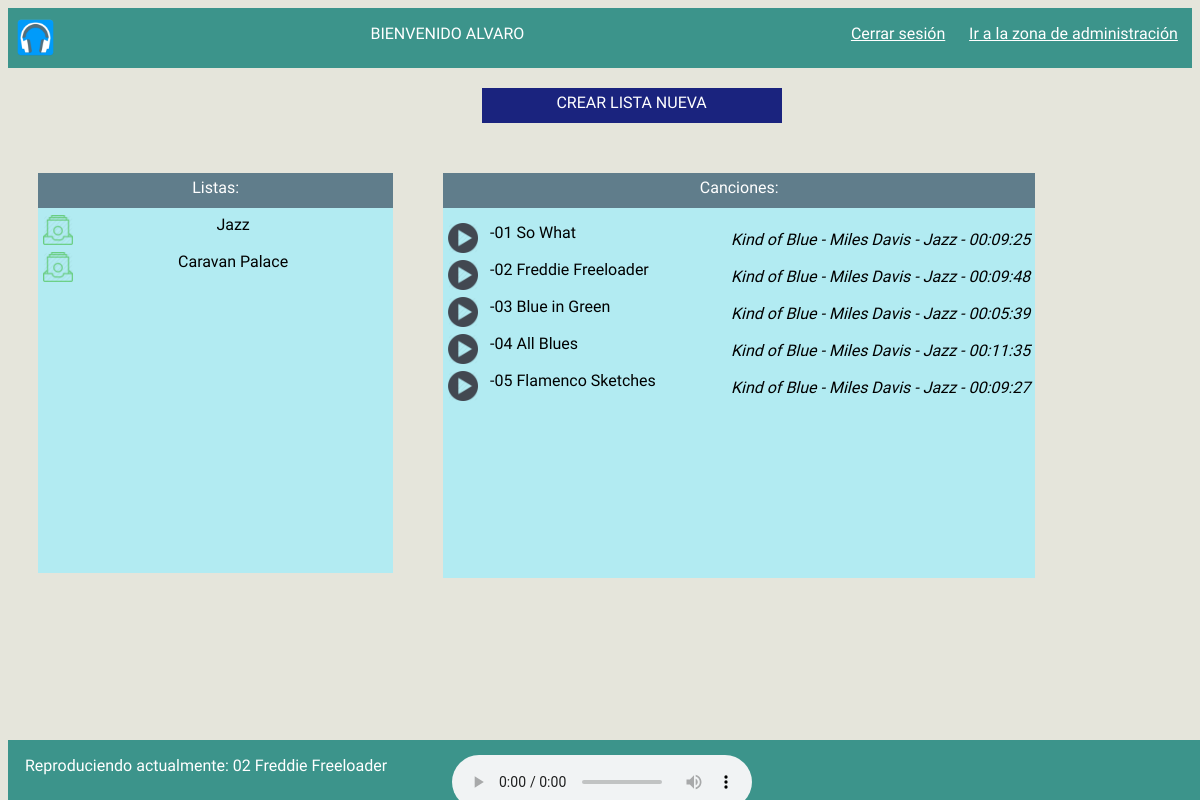
Page /area_usuario/usuario.php?id=3&cancion=02+Freddie+Freeloader.mp3 (signed in) on the committed database.
### tables this page shows
CREATE TABLE IF NOT EXISTS `lista` (
`id_lista` int(11) NOT NULL,
  `nombre_usuariofk` varchar(20) NOT NULL,
  `nombre_lista` varchar(50) NOT NULL,
  `fecha_crea` date NOT NULL
);

CREATE TABLE IF NOT EXISTS `cancion` (
`id_cancion` int(11) NOT NULL,
  `nombre_cancion` varchar(50) NOT NULL,
  `album` varchar(50) DEFAULT NULL,
  `anio_salida` year(4) DEFAULT NULL,
  `autor` varchar(50) DEFAULT NULL,
  `genero` varchar(50) DEFAULT NULL,
  `duracion` time NOT NULL
);

### area_usuario/usuario.php (the view, shortened to what this page needs)
<?php
  include("../configuracion_bd.php");
?>
<!DOCTYPE html>
<html lang="en">
  <head>
    <link rel="stylesheet" type="text/css" href="../estilos/general.css">
  </head>
  <body onLoad="setup();">
      <div class="cabecera">
        <div id="cabecera1"><img src="../img/headphones.png"><p><?php echo "BIENVENIDO ".strtoupper($_SESSION["usuario"]);
           ?></p></div>
          <div id="cabecera2"><p><a href="cierre.php">Cerrar sesión</a><?php if($_SESSION['nivel']==0) {
               echo "&nbsp &nbsp &nbsp <a href='administracion.php'>Ir a la zona de administración</a>";
           } ?></p></div>
      </div>
      <div class="nuevalista"><a href="crear.php">CREAR LISTA NUEVA</a></div>
      <div class="listas">
          <div class="liscab">Listas:</div>
          <div class="liscont">
             <ul class="listausu">
               <?php
             $connection = new mysqli($db_host, $db_user, $db_password, $db_name);
$connection->set_charset("utf8");
        if ($result = $connection->query("SELECT * FROM lista join usuario on lista.nombre_usuariofk=usuario.nombre_usuario
            WHERE nombre_usuario='".$_SESSION['usuario']."';")) {
              if ($result->num_rows===0) {
                echo "<p>No tiene lista</p>";
              } else {
                 while($obj = $result->fetch_object()) {
                     echo "<li><a href='editar.php?id=$obj->id_lista'><img src='../img/lista.png'></a><a href='usuario.php?id=$obj->id_lista'> ".$obj->nombre_lista." <span class='fechacr'></span> </a></li>";
                 }
              }
          } else {
            echo "Consulta equivocada";
          }
?>
              </ul>
        </div>
      </div>
      <div class="canciones">
          <div class="cancab">Canciones:</div>
          <div class="cancont"><?php
if (isset($_GET["id"])) {
        if ($result2 = $connection->query("SELECT * FROM lista , usuario, forma, cancion WHERE lista.nombre_usuariofk=usuario.nombre_usuario AND lista.id_lista=forma.id_listafk AND cancion.id_cancion=forma.id_cancionfk2 AND nombre_usuario='".$_SESSION['usuario']."' AND id_lista='".$_GET['id']."' ORDER BY num_cancion asc;")) {
              if ($result2->num_rows===0) {
                echo "<p>&nbsp &nbsp &nbsp &nbsp &nbsp Lista vacía</p>";
              } else {
                 while($obj2 = $result2->fetch_object()) {
                     $cancion=array('id'=>$_GET['id'],'cancion'=>$obj2->nombre_cancion);
                     $url=http_build_query($cancion);
                     $url_final="usuario.php?".$url;
                    echo "<li><a href='$url_final'><img src='../img/play.png'></a>&nbsp&nbsp&nbsp-".substr($obj2->nombre_cancion, 0, -4)."<p class='caninfo'>".$obj2->album." - ".$obj2->autor." - ".$obj2->genero." - ".$obj2->duracion."</p></li>";
                 }
              }
          } else {
            echo "Consulta equivocada";
          }
}
else {
            echo "<p class='formcont'>  Primero elige tu lista de reproducción</p>";
}
              ?>
        </div>
      </div>
      <div class="pie"><?php
if (isset($_GET["cancion"])) {
echo "<div class='actual'><p>Reproduciendo actualmente: ".substr($_GET['cancion'], 0, -4)."</p></div><div class='rep'><audio id='audio' src='../../aver/".$_GET['cancion']."' controls='controls' autoplay><p>Este navegador es compatible con nuestro reproductor de música, rogamos lo intente de nuevo en otro navegador</p></audio></div><div class='siguiente'><p></p></div>";
              } else {
    echo "<p>Indica la canción que deseas reproducir pulsando el botón de Play y aquí aparecerá el reproductor de música</p>";
}
          ?></div>
  </body>
</html>

### estilos/general.css (style rules this page uses)
body { font-family: 'Dosis', sans-serif; background-color: #E5E5DB; height: 580px; }
.cabecera { height: 60px; margin: left; background-color: #3C948B; margin-top: 0px; color: white; text-align: center; top: 0; width: 100%; }
#cabecera1 { height: 60px; float: left; width: 70%; }
#cabecera1 img { height: 45px; float: left; width: 45px; margin-top: 7px; margin-left: 5px; }
#cabecera2 { height: 60px; float: left; width: 30%; }
#cabecera2 a { color: white; }
.pie { width: 100%; height: 60px; position: fixed; background-color: #3C948B; bottom: 0; color: white; text-align: center; }
.listas { float: left; margin-top: 50px; margin-left: 30px; width: 30%; height: 400px; background-color: white; }
.liscab { width: auto; height: 30px; text-align: center; background-color: #607D8B; padding-top: 5px; color: white; }
.liscont { text-align: center; padding-top: 20px; background-color: #B2EBF2; height: 345px; overflow: scroll; }
.listausu { margin-left:-40px; margin-top: -18px; }
.listausu li { list-style-type: none; margin-bottom: 2px; height: 30px; padding-top: 5px; }
.listausu li img { height: 30px; width: 30px; margin-left: 5px; float: left; }
.listausu a { text-decoration: none; color: black; }
.canciones { float: left; margin-left: 50px; margin-top: 50px; width: 50%; height: 400px; background-color: white; }
.cancab { width: auto; height: 30px; text-align: center; background-color: #607D8B; padding-top: 5px; color: white; }
.cancont { padding-top: 10px; background-color: #B2EBF2; height: 360px; overflow: scroll; }
.cancont li { list-style-type: none; margin-bottom: 2px; height: 30px; padding-top: 5px; cursor: pointer; }
.cancont li img { height: 30px; width: 30px; margin-left: 5px; float: left; }
.caninfo { text-align: right; font-style: italic; margin: 0px; margin-top: -12px; margin-right: 5px; }
#audio { align-content: center; margin-top: 15px; }
.actual { width: 33%; float: left; }
.rep { width: 33%; float: left; }
.siguiente { width: 33%; float: left; }
.nuevalista { width: 300px; height: 30px; margin-left: 40%; margin-top: 20px; padding-top: 5px; background-color: #1A237E; text-align: center; }
.nuevalista a { color: white; text-decoration: none; }

### rows in the picture
lista: nombre_lista "Jazz", cancion.nombre_cancion "01 So What", cancion.album "Kind of Blue", cancion.autor "Miles Davis", cancion.genero "Jazz", cancion.duracion "00:09:25", cancion.nombre_cancion "02 Freddie Freeloader", cancion.duracion "00:09:48", cancion.nombre_cancion "03 Blue in Green", cancion.duracion "00:05:39", cancion.nombre_cancion "04 All Blues", cancion.duracion "00:11:35", cancion.nombre_cancion "05 Flamenco Sketches", cancion.duracion "00:09:27"
lista: nombre_lista "Caravan Palace"

### other values in the picture
$_SESSION["usuario"] "ALVARO"
substr($_GET['cancion'], 0, -4) "02 Freddie Freeloader"
